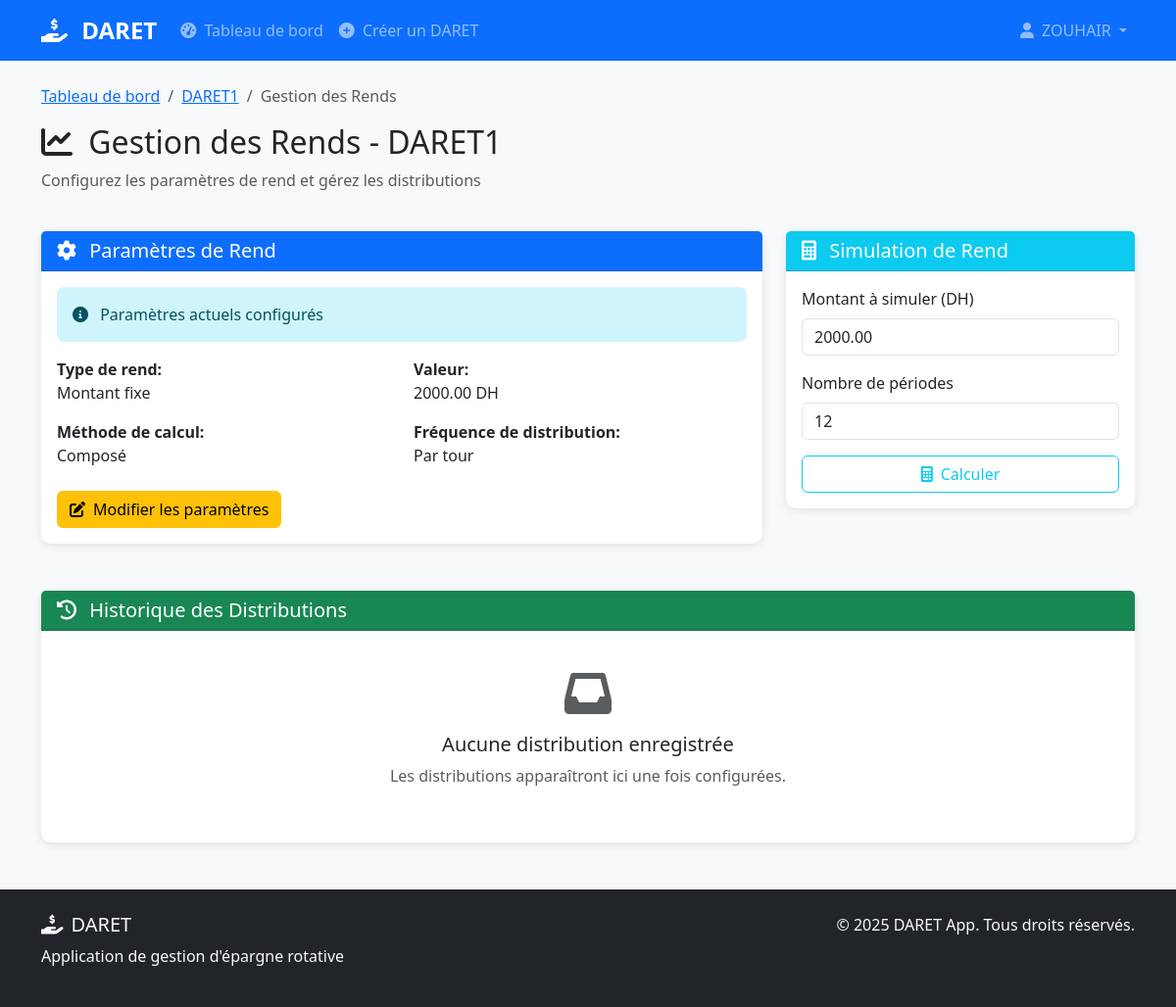
/profit_settings.php?id=1 (signed in), run on the app's committed database.
### tables this page shows
CREATE TABLE `darets` (
  `id` int(11) NOT NULL,
  `name` varchar(100) NOT NULL,
  `description` text DEFAULT NULL,
  `amount` decimal(10,2) NOT NULL,
  `frequency` enum('weekly','monthly') NOT NULL,
  `max_members` int(11) NOT NULL,
  `created_by` int(11) NOT NULL,
  `status` enum('open','active','completed') DEFAULT 'open',
  `created_at` timestamp NOT NULL DEFAULT current_timestamp()
);

CREATE TABLE `daret_profits` (
  `id` int(11) NOT NULL,
  `daret_id` int(11) NOT NULL,
  `profit_type` enum('fixed','percentage') NOT NULL,
  `profit_value` decimal(10,2) NOT NULL,
  `calculation_method` enum('simple','compound') DEFAULT 'simple',
  `distribution_frequency` enum('per_round','end_of_daret') DEFAULT 'per_round',
  `created_at` timestamp NOT NULL DEFAULT current_timestamp()
);

### includes/functions.php (called while the page is built, shortened)
<?php
function getDaretById($pdo, $daret_id) {
    $stmt = $pdo->prepare("SELECT d.*, u.username as creator_name FROM darets d JOIN users u ON d.created_by = u.id WHERE d.id = ?");
    $stmt->execute([$daret_id]);
    return $stmt->fetch(PDO::FETCH_ASSOC);
}
?>

### profit_settings.php (the view, shortened to what this page needs)
<?php
include 'includes/config.php';
include 'includes/functions.php';
$daret_id = $_GET['id'];
$daret = getDaretById($pdo, $daret_id);
$stmt = $pdo->prepare("SELECT * FROM daret_profits WHERE daret_id = ?");
$stmt->execute([$daret_id]);
$profit_settings = $stmt->fetch(PDO::FETCH_ASSOC);
$stmt = $pdo->prepare("
    SELECT pd.*, u.full_name, u.username
    FROM profit_distributions pd
    JOIN users u ON pd.user_id = u.id
    WHERE pd.daret_id = ?
    ORDER BY pd.distribution_date DESC, pd.created_at DESC
    LIMIT 50
");
$stmt->execute([$daret_id]);
$distributions = $stmt->fetchAll(PDO::FETCH_ASSOC);
?>
<?php include 'includes/header.php'; ?>
    <div class="container mt-4">
        <div class="row mb-4">
            <div class="col-md-8">
                <nav aria-label="breadcrumb">
                    <ol class="breadcrumb">
                        <li class="breadcrumb-item"><a href="dashboard.php">Tableau de bord</a></li>
                        <li class="breadcrumb-item"><a href="daret_details.php?id=<?php echo $daret_id; ?>"><?php echo htmlspecialchars($daret['name']); ?></a></li>
                        <li class="breadcrumb-item active">Gestion des Rends</li>
                    </ol>
                </nav>
                <h2>
                    <i class="fas fa-chart-line me-2"></i>
                    Gestion des Rends - <?php echo htmlspecialchars($daret['name']); ?>
                </h2>
                <p class="text-muted">Configurez les paramètres de rend et gérez les distributions</p>
            </div>
        </div>
        <div class="row mb-5">
            <div class="col-md-8">
                <div class="card">
                    <div class="card-header bg-primary text-white">
                        <h5 class="mb-0">
                            <i class="fas fa-cog me-2"></i>
                            Paramètres de Rend
                        </h5>
                    </div>
                    <div class="card-body">
                        <?php if ($profit_settings): ?>
                            <div class="alert alert-info">
                                <i class="fas fa-info-circle me-2"></i>
                                Paramètres actuels configurés
                            </div>
                            <div class="row">
                                <div class="col-md-6">
                                    <strong>Type de rend:</strong><br>
                                    <?php echo $profit_settings['profit_type'] == 'fixed' ? 'Montant fixe' : 'Pourcentage'; ?>
                                </div>
                                <div class="col-md-6">
                                    <strong>Valeur:</strong><br>
                                    <?php echo $profit_settings['profit_value']; ?>
                                    <?php echo $profit_settings['profit_type'] == 'percentage' ? '%' : 'DH'; ?>
                                </div>
                                <div class="col-md-6 mt-3">
                                    <strong>Méthode de calcul:</strong><br>
                                    <?php echo $profit_settings['calculation_method'] == 'simple' ? 'Simple' : 'Composé'; ?>
                                </div>
                                <div class="col-md-6 mt-3">
                                    <strong>Fréquence de distribution:</strong><br>
                                    <?php echo $profit_settings['distribution_frequency'] == 'per_round' ? 'Par tour' : 'Fin du DARET'; ?>
                                </div>
                            </div>
                            <div class="mt-4">
                                <button class="btn btn-warning" onclick="showEditForm()">
                                    <i class="fas fa-edit me-2"></i>Modifier les paramètres
                                </button>
                            </div>
                        <?php endif; ?>
                    </div>
                </div>
            </div>
            <div class="col-md-4">
                <div class="card">
                    <div class="card-header bg-info text-white">
                        <h5 class="mb-0">
                            <i class="fas fa-calculator me-2"></i>
                            Simulation de Rend
                        </h5>
                    </div>
                    <div class="card-body">
                        <div class="mb-3">
                            <label for="simulation_amount" class="form-label">Montant à simuler (DH)</label>
                            <input type="number" class="form-control" id="simulation_amount"
                                   value="<?php echo $daret['amount']; ?>" min="1">
                        </div>
                        <div class="mb-3">
                            <label for="simulation_periods" class="form-label">Nombre de périodes</label>
                            <input type="number" class="form-control" id="simulation_periods" value="12" min="1">
                        </div>
                        <button class="btn btn-outline-info w-100" onclick="calculateProfit()">
                            <i class="fas fa-calculator me-2"></i>Calculer
                        </button>
                    </div>
                </div>
            </div>
        </div>
        <div class="row">
            <div class="col-12">
                <div class="card">
                    <div class="card-header bg-success text-white">
                        <h5 class="mb-0">
                            <i class="fas fa-history me-2"></i>
                            Historique des Distributions
                        </h5>
                    </div>
                    <div class="card-body">
                        <?php if (empty($distributions)): ?>
                            <div class="text-center py-4">
                                <i class="fas fa-inbox fa-3x text-muted mb-3"></i>
                                <h5>Aucune distribution enregistrée</h5>
                                <p class="text-muted">Les distributions apparaîtront ici une fois configurées.</p>
                            </div>
                        <?php endif; ?>
                    </div>
                </div>
            </div>
        </div>
    </div>
<?php include 'includes/footer.php'; ?>

### css/style.css (style rules this page uses)
:root { --primary-color: #0d6efd; --secondary-color: #6c757d; --success-color: #198754; --warning-color: #ffc107; --danger-color: #dc3545; }
body { background-color: #f8f9fa; font-family: 'Segoe UI', Tahoma, Geneva, Verdana, sans-serif; }
.card { box-shadow: 0 2px 10px rgba(0,0,0,0.1); border: none; border-radius: 10px; transition: transform 0.2s ease, box-shadow 0.2s ease; }
.btn { border-radius: 6px; font-weight: 500; }
.alert { border-radius: 8px; border: none; }
.fade-in { animation: fadeIn 0.5s ease-in; }

### data on the page
darets: name "DARET1", amount "2000.00"
daret_profits: profit_value "2000.00"

### other printed values
$_SESSION['full_name'] "ZOUHAIR"
